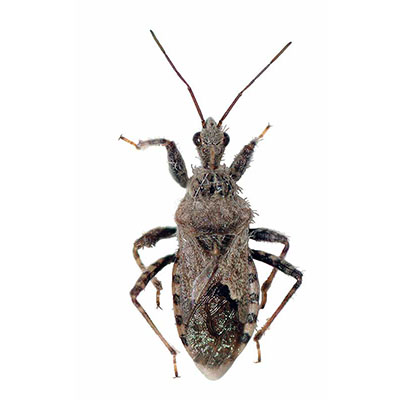
#> input picture insect2.jpg, 400 x 400 px
$ python opencv_image_arithmetics_and_logic_2.py
#> lines starting #> are read from the running program, lines starting #| are printed output that depends on the picture; after the words box and inside, x2 and y2 are one past the last pixel; in counts of white or black regions, pixels touching at a corner belong together
import cv2
import numpy as np

img1 = cv2.imread("insect2.jpg", cv2.IMREAD_COLOR)
#> img1 is the input picture: shape (400, 400, 3); mean B, G, R 231.4, 232.5, 234.3
img2 = cv2.imread("image.jpg", cv2.IMREAD_COLOR)
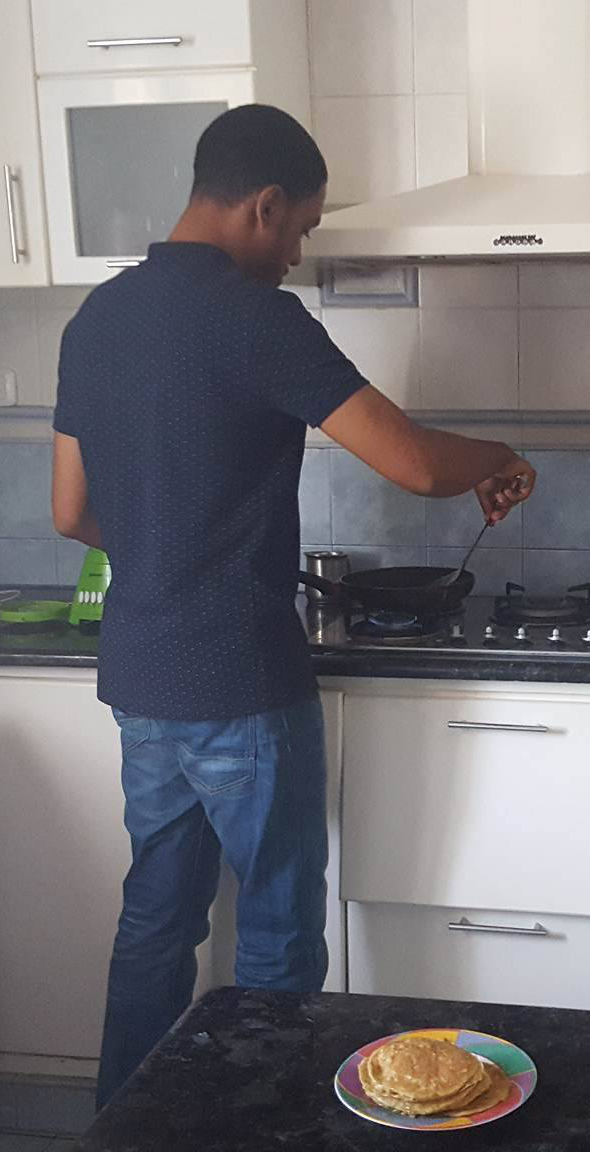
#> input picture image.jpg, 590 x 1152 px
#> img2 is the input picture: shape (1152, 590, 3); mean B, G, R 117.2, 112.8, 115.3

# Convert image 1 to grayscale
img1gray = cv2.cvtColor(img1, cv2.COLOR_BGR2GRAY)

# Making ROI of image 2
rows, cols, channels = img1.shape
#> rows = 400; cols = 400; channels = 3
roi = img2[0:rows, 0:cols]
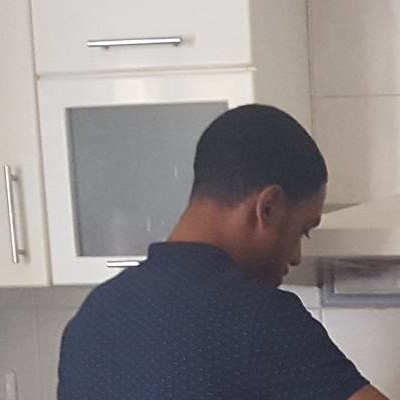
#> roi: shape (400, 400, 3); mean B, G, R 135.6, 134.7, 139

# Thresholding image 1 to create a mask
ret, mask = cv2.threshold(img1gray, 180, 255, cv2.THRESH_BINARY_INV)
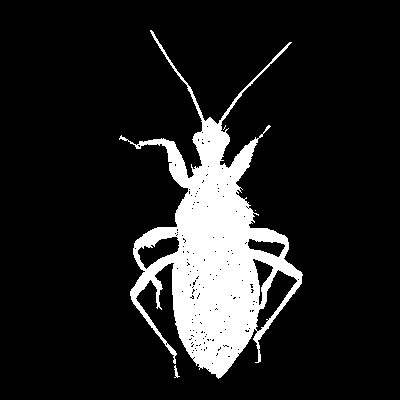
#> mask: shape (400, 400); 12.9% white; 4 white regions (2 under 20 px), largest, box (x1, y1, x2, y2) and area: (119, 30, 303, 379) 20641, (174, 365, 180, 378) 33

# Inverted the mask
mask_inv = cv2.bitwise_not(mask)

# We masked the image 2 by the inverted mask
img2_bg = cv2.bitwise_and(roi, roi, mask=mask_inv)
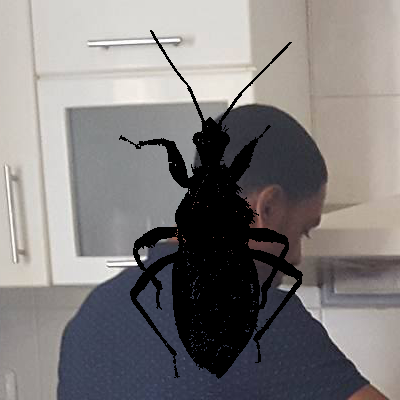
#> img2_bg: shape (400, 400, 3); mean B, G, R 124.9, 125.1, 128.5

# We masked the image 1 by the normal mask
img1_fg = cv2.bitwise_and(img1, img1, mask=mask)
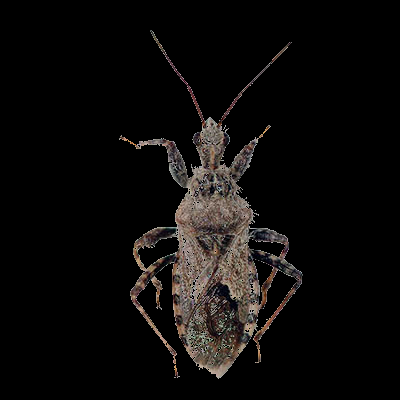
#> img1_fg: shape (400, 400, 3); mean B, G, R 10.7, 11.7, 13.4


# We added the images together (overlayed)
dst = cv2.add(img2_bg, img1_fg)
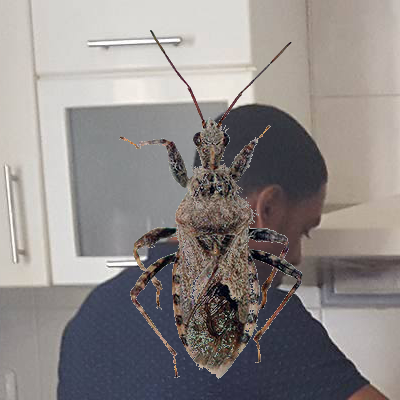
#> dst: shape (400, 400, 3); mean B, G, R 135.6, 136.7, 142

# We replaced the ROI in image 2 with the new overlayed images
img2[0:rows, 0:cols] = dst
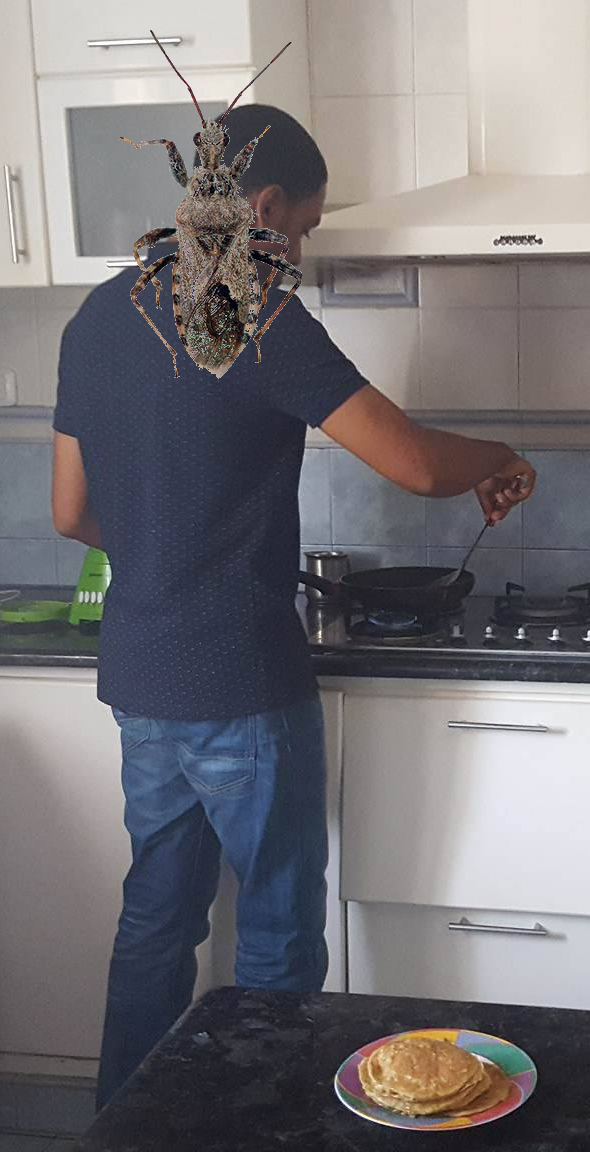
#> img2: shape (1152, 590, 3); 3.04% of pixels changed, all inside (x1, y1, x2, y2) = (119, 30, 303, 379)

cv2.imshow("img2", img2)

cv2.waitKey(0)
cv2.destroyAllWindows()
